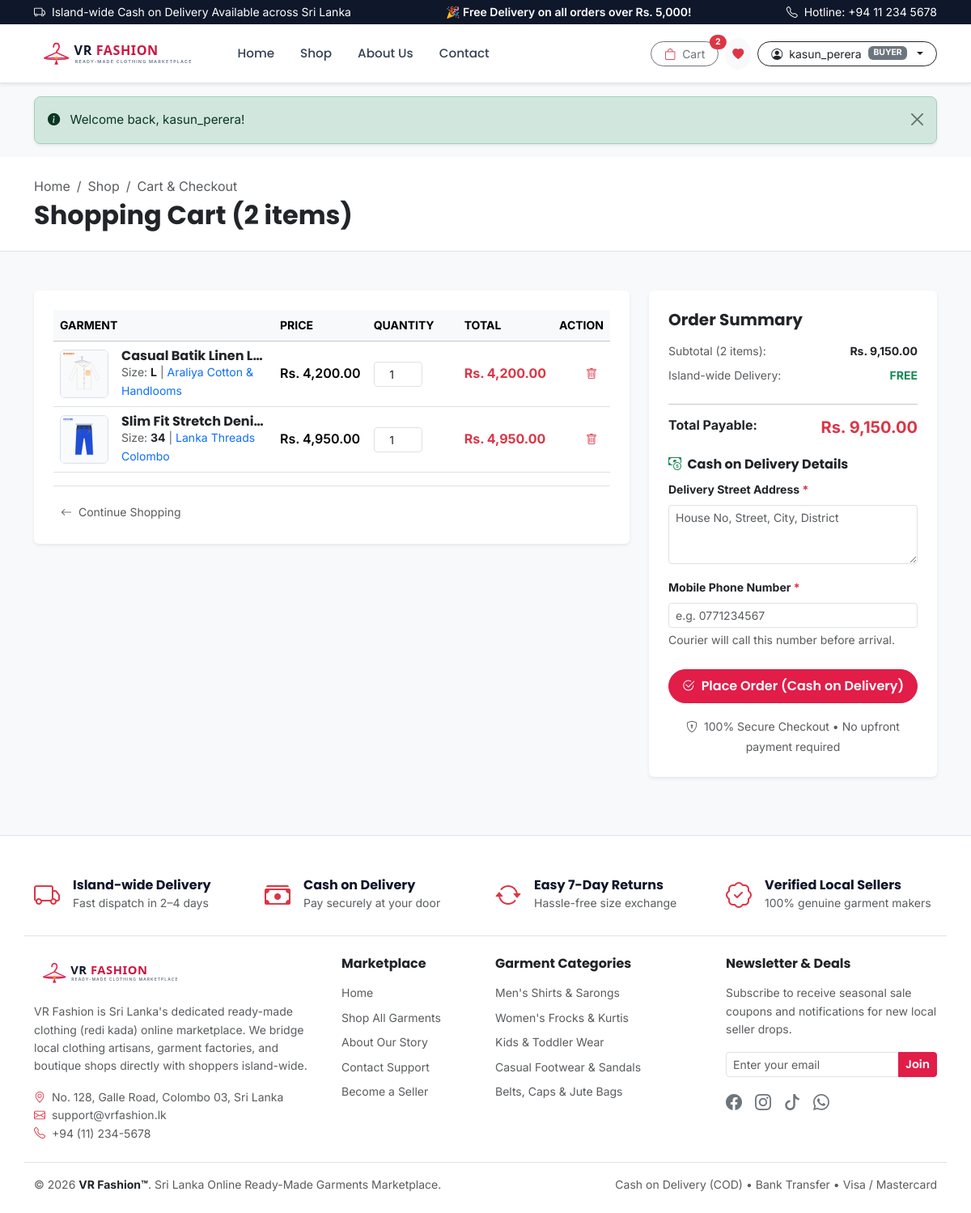
Page /cart.php (signed in) on the committed database.
### tables this page shows
CREATE TABLE `cart` (
  `id` INT AUTO_INCREMENT PRIMARY KEY,
  `user_id` INT NOT NULL,
  `product_id` INT NOT NULL,
  `size` VARCHAR(10) NOT NULL DEFAULT 'M',
  `quantity` INT NOT NULL DEFAULT 1,
  `created_at` TIMESTAMP DEFAULT CURRENT_TIMESTAMP,
  CONSTRAINT `fk_cart_user` FOREIGN KEY (`user_id`) REFERENCES `users` (`id`) ON DELETE CASCADE,
  CONSTRAINT `fk_cart_product` FOREIGN KEY (`product_id`) REFERENCES `products` (`id`) ON DELETE CASCADE
);

CREATE TABLE `products` (
  `id` INT AUTO_INCREMENT PRIMARY KEY,
  `seller_id` INT NOT NULL,
  `name` VARCHAR(150) NOT NULL,
  `category` ENUM('Men', 'Women', 'Kids', 'Footwear', 'Accessories') NOT NULL,
  `description` TEXT NOT NULL,
  `price` DECIMAL(10,2) NOT NULL DEFAULT 0.00,
  `sizes` VARCHAR(100) NOT NULL DEFAULT 'S, M, L, XL',
  `colour` VARCHAR(50) NOT NULL DEFAULT 'Standard',
  `stock` INT NOT NULL DEFAULT 10,
  `image` VARCHAR(255) NOT NULL,
  `created_at` TIMESTAMP DEFAULT CURRENT_TIMESTAMP,
  CONSTRAINT `fk_products_seller` FOREIGN KEY (`seller_id`) REFERENCES `users` (`id`) ON DELETE CASCADE
);

CREATE TABLE `users` (
  `id` INT AUTO_INCREMENT PRIMARY KEY,
  `username` VARCHAR(50) NOT NULL UNIQUE,
  `email` VARCHAR(100) NOT NULL UNIQUE,
  `password` VARCHAR(255) NOT NULL,
  `role` ENUM('buyer', 'seller') NOT NULL DEFAULT 'buyer',
  `shop_name` VARCHAR(100) NULL,
  `created_at` TIMESTAMP DEFAULT CURRENT_TIMESTAMP
);

### cart.php (the view, shortened to what this page needs)
<?php
require_once __DIR__ . '/includes/functions.php';
$user_id = (int)$_SESSION['user_id'];
$errors  = [];
$cart_items = [];
try {
    $stmt = $pdo->prepare("
        SELECT c.id AS cart_id, c.size, c.quantity,
               p.id AS product_id, p.name, p.price, p.image, p.stock,
               u.shop_name
        FROM cart c
        JOIN products p ON c.product_id = p.id
        JOIN users u ON p.seller_id = u.id
        WHERE c.user_id = ?
        ORDER BY c.created_at DESC
    ");
    $stmt->execute([$user_id]);
    $cart_items = $stmt->fetchAll();
} catch (PDOException $e) {
    $cart_items = [];
}
$subtotal = 0;
foreach ($cart_items as $item) {
    $subtotal += ($item['price'] * $item['quantity']);
}
$shipping_fee = ($subtotal >= 5000 || $subtotal === 0) ? 0.00 : 350.00;
$grand_total  = $subtotal + $shipping_fee;
require_once __DIR__ . '/includes/header.php';
?>
<section class="py-4 bg-white border-bottom">
    <div class="container">
        <nav aria-label="breadcrumb">
            <ol class="breadcrumb small mb-1">
                <li class="breadcrumb-item"><a href="<?= url('index.php') ?>" class="text-decoration-none text-muted">Home</a></li>
                <li class="breadcrumb-item"><a href="<?= url('collections.php') ?>" class="text-decoration-none text-muted">Shop</a></li>
                <li class="breadcrumb-item active" aria-current="page">Cart &amp; Checkout</li>
            </ol>
        </nav>
        <h1 class="h2 fw-bold text-dark mb-0">Shopping Cart (<?= count($cart_items) ?> items)</h1>
    </div>
</section>
<section class="py-5">
    <div class="container">
        <?php if (empty($cart_items)): ?>
            <div class="card border-0 shadow-sm p-5 text-center my-4">
                <div class="display-3 text-muted mb-3"><i class="bi bi-bag-x"></i></div>
                <h4 class="fw-bold text-dark mb-2">Your Shopping Cart is Empty</h4>
                <p class="text-muted small col-md-6 mx-auto mb-4">
                    Looks like you haven't added any ready-made garments yet. Browse our marketplace of local sellers to find your perfect fit!
                </p>
                <div>
                    <a href="<?= url('collections.php') ?>" class="btn btn-primary-market px-4 rounded-pill">
                        <i class="bi bi-arrow-left me-1"></i> Start Shopping Now
                    </a>
                </div>
            </div>
        <?php else: ?>
            <div class="row g-4">
                <div class="col-lg-8">
                    <div class="card border-0 shadow-sm p-3 p-md-4 mb-4">
                        <div class="table-responsive">
                            <table class="table align-middle mb-0">
                                <thead class="table-light small text-uppercase">
                                    <tr>
                                        <th scope="col" style="min-width: 220px;">Garment</th>
                                        <th scope="col">Price</th>
                                        <th scope="col" style="width: 130px;">Quantity</th>
                                        <th scope="col">Total</th>
                                        <th scope="col" class="text-end">Action</th>
                                    </tr>
                                </thead>
                                <tbody>
                                    <?php foreach ($cart_items as $item):
                                        $line_total = $item['price'] * $item['quantity'];
                                    ?>
                                        <tr>
                                            <td>
                                                <div class="d-flex align-items-center gap-3">
                                                    <img src="<?= url($item['image']) ?>" alt="<?= htmlspecialchars($item['name']) ?>" width="60" height="60" class="rounded border object-fit-cover">
                                                    <div>
                                                        <h6 class="mb-0 fw-bold text-dark text-truncate" style="max-width: 180px;">
                                                            <?= htmlspecialchars($item['name']) ?>
                                                        </h6>
                                                        <small class="text-muted d-block">
                                                            Size: <strong class="text-dark"><?= htmlspecialchars($item['size']) ?></strong> |
                                                            <span class="text-primary"><?= htmlspecialchars($item['shop_name']) ?></span>
                                                        </small>
                                                    </div>
                                                </div>
                                            </td>
                                            <td class="text-nowrap fw-semibold">
                                                <?= format_lkr($item['price']) ?>
                                            </td>
                                            <td>
                                                <form action="<?= url('cart.php') ?>" method="POST" class="d-flex align-items-center gap-1">
                                                    <input type="number"
                                                           name="quantity"
                                                           value="<?= $item['quantity'] ?>"
                                                           min="1"
                                                           max="20"
                                                           class="form-control form-control-sm text-center"
                                                           style="width: 60px;"
                                                           onchange="this.form.submit()">
                                                </form>
                                            </td>
                                            <td class="text-nowrap fw-bold text-danger">
                                                <?= format_lkr($line_total) ?>
                                            </td>
                                            <td class="text-end">
                                                <form action="<?= url('cart.php') ?>" method="POST" onsubmit="return confirm('Remove this item from your cart?');">
                                                    <button type="submit" class="btn btn-outline-danger btn-sm border-0" title="Remove item">
                                                        <i class="bi bi-trash"></i>
                                                    </button>
                                                </form>
                                            </td>
                                        </tr>
                                    <?php endforeach; ?>
                                </tbody>
                            </table>
                        </div>
                        <div class="d-flex justify-content-between align-items-center pt-3 border-top mt-3">
                            <a href="<?= url('collections.php') ?>" class="btn btn-link btn-sm text-decoration-none text-muted">
                                <i class="bi bi-arrow-left me-1"></i> Continue Shopping
                            </a>
                        </div>
                    </div>
                </div>
                <div class="col-lg-4">
                    <div class="card border-0 shadow-sm p-4 mb-4">
                        <h5 class="fw-bold text-dark mb-3">Order Summary</h5>
                        <div class="d-flex justify-content-between mb-2 small text-muted">
                            <span>Subtotal (<?= count($cart_items) ?> items):</span>
                            <span class="fw-bold text-dark"><?= format_lkr($subtotal) ?></span>
                        </div>
                        <div class="d-flex justify-content-between mb-2 small text-muted">
                            <span>Island-wide Delivery:</span>
                            <span class="fw-bold <?= $shipping_fee === 0.00 ? 'text-success' : 'text-dark' ?>">
                                <?= $shipping_fee === 0.00 ? 'FREE' : format_lkr($shipping_fee) ?>
                            </span>
                        </div>
                        <hr class="my-3">
                        <div class="d-flex justify-content-between mb-4">
                            <span class="h6 fw-bold mb-0">Total Payable:</span>
                            <span class="h5 fw-bold text-danger mb-0"><?= format_lkr($grand_total) ?></span>
                        </div>
                        <h6 class="fw-bold text-dark mb-2">
                            <i class="bi bi-cash-coin text-success me-1"></i> Cash on Delivery Details
                        </h6>
                        <form action="<?= url('cart.php') ?>" method="POST" class="needs-validation" id="checkoutForm" novalidate>
                            <div class="mb-3">
                                <label for="checkoutAddress" class="form-label small fw-bold text-dark">
                                    Delivery Street Address <span class="text-danger">*</span>
                                </label>
                                <textarea class="form-control form-control-sm <?= isset($errors['address']) ? 'is-invalid' : '' ?>"
                                          id="checkoutAddress"
                                          name="address"
                                          rows="3"
                                          placeholder="House No, Street, City, District"
                                          required><?= htmlspecialchars($_POST['address'] ?? '') ?></textarea>
                            </div>
                            <div class="mb-4">
                                <label for="checkoutPhone" class="form-label small fw-bold text-dark">
                                    Mobile Phone Number <span class="text-danger">*</span>
                                </label>
                                <input type="tel"
                                       class="form-control form-control-sm <?= isset($errors['phone']) ? 'is-invalid' : '' ?>"
                                       id="checkoutPhone"
                                       name="phone"
                                       placeholder="e.g. 0771234567"
                                       value="<?= htmlspecialchars($_POST['phone'] ?? '') ?>"
                                       required>
                                <div class="form-text small text-muted">Courier will call this number before arrival.</div>
                            </div>
                            <button type="submit" class="btn btn-primary-market w-100 rounded-pill py-2">
                                <i class="bi bi-check2-circle me-1"></i> Place Order (Cash on Delivery)
                            </button>
                        </form>
                        <div class="mt-3 text-center">
                            <small class="text-muted"><i class="bi bi-shield-lock me-1"></i> 100% Secure Checkout &bull; No upfront payment required</small>
                        </div>
                    </div>
                </div>
            </div>
        <?php endif; ?>
    </div>
</section>
<?php
require_once __DIR__ . '/includes/footer.php';
?>

### css/style.css (style rules this page uses)
:root { --primary-color: #e11d48; --primary-hover: #be123c; --primary-subtle: #ffe4e6; --secondary-color: #0f172a; --muted-color: #64748b; --border-color: #e2e8f0; --card-bg: #ffffff; --body-bg: #f8fafc; --font-brand: 'Poppins', -apple-system, sans-serif; --font-body: 'Inter', -apple-system, sans-serif; --shadow-sm: 0 1px 3px rgba(0, 0, 0, 0.05); --shadow-md: 0 4px 12px rgba(15, 23, 42, 0.08); --shadow-lg: 0 10px 25px rgba(15, 23, 42, 0.12); --transition: all 0.25s ease-in-out; }
html { scroll-behavior: smooth; }
body { font-family: var(--font-body); color: var(--secondary-color); background-color: var(--body-bg); line-height: 1.6; }
h1, h2, h3, h4, h5, h6, .font-heading { font-family: var(--font-brand); font-weight: 700; color: var(--secondary-color); }
.btn-primary-market { background-color: var(--primary-color); color: #ffffff; border: 1px solid var(--primary-color); font-family: var(--font-brand); font-weight: 600; transition: var(--transition); }

### rows in the picture
cart: product.image (picture), product.name "Casual Batik Linen L…", size "L", users.shop_name "Araliya Cotton & Handlooms", product.price "Rs. 4,200.00", quantity "1", format_lkr($line_total) "Rs. 4,200.00"
cart: product.image (picture), product.name "Slim Fit Stretch Deni…", size "34", users.shop_name "Lanka Threads Colombo", product.price "Rs. 4,950.00", quantity "1", format_lkr($line_total) "Rs. 4,950.00"

### other values in the picture
$cart_count "2"
$user['username'] "kasun_perera"
$user['role'] "BUYER"
$message "Welcome back, kasun_perera!"
count($cart_items) "2"
format_lkr($subtotal) "Rs. 9,150.00"
format_lkr($grand_total) "Rs. 9,150.00"
